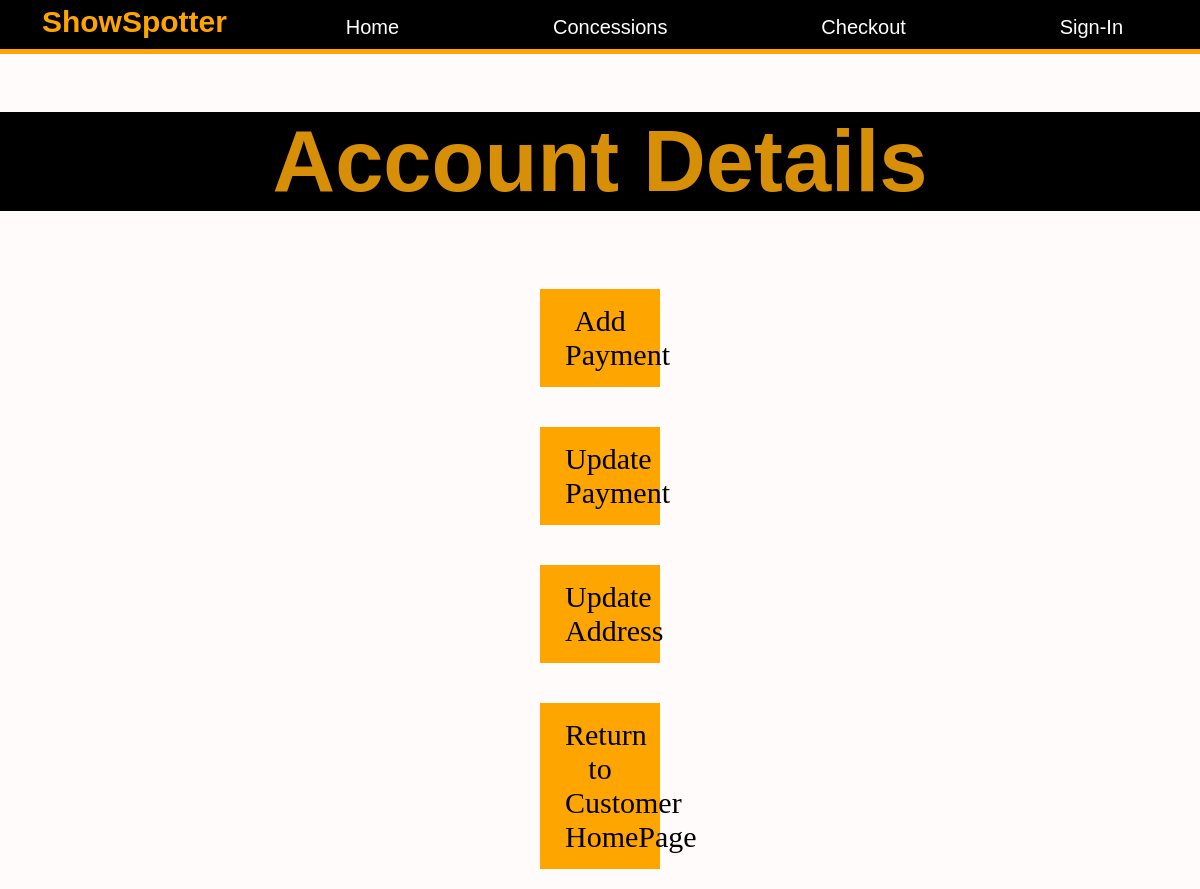
Before: /customerInfo.php with the older database file.
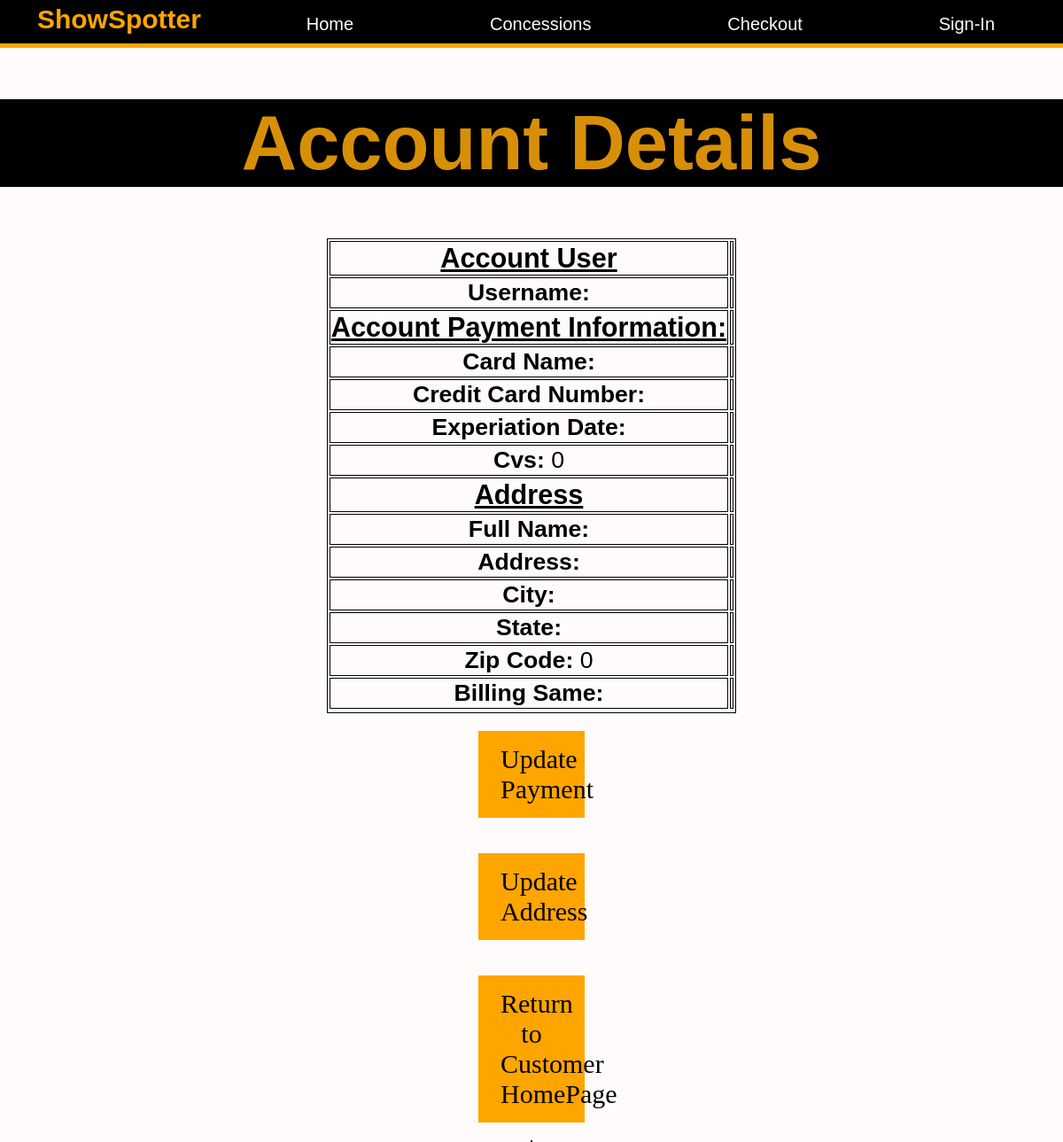
After: the same page with the newer database file.
### tables this page shows
CREATE TABLE `paymentinfo` (
  `username` varchar(20) DEFAULT NULL,
  `password` varchar(30) DEFAULT NULL,
  `cardName` varchar(50) NOT NULL,
  `creditNum` varchar(20) NOT NULL,
  `expDate` varchar(10) NOT NULL,
  `cvv` int(5) NOT NULL,
  `name` text NOT NULL,
  `address` varchar(40) NOT NULL,
  `city` text NOT NULL,
  `state` text NOT NULL,
  `zipCode` int(10) NOT NULL,
  `billSame` text NOT NULL
);

### databaseConnectBilling.php (called while the page is built, shortened)
<?php
    $user = $_SESSION['name'];
?>

### customerInfo.php (the view, shortened to what this page needs)
<!DOCTYPE html>
<html>
<head>
<link rel="stylesheet" href="Styles/customerInfo.css">
</head>
</head>
<body>
<?php
include("navbar.php");
include "databaseConnectBilling.php";
?>
<h1>Account Details</h1>
<?php
$sql = "SELECT username,cardName,creditNum,expDate,cvv,name,address,city,state,zipCode,billSame FROM paymentinfo WHERE username='$user'";
$queryNameResult = mysqli_query($conn, $sql);
if(mysqli_num_rows($queryNameResult)>0){
    echo "<table>";
    echo "<tr>";
    echo "<th>"."Account User"."<th>";
    if($row = mysqli_fetch_assoc($queryNameResult)){
        echo "<tr>";
        echo "<td>"."<b>Username:</b> ". $row["username"]."<td>"."<br>";
        echo "</tr>";
        echo "<tr>";
        echo "<th>"."Account Payment Information:"."<th>";
        echo "</tr>";
        echo "<tr>";
        echo "<td>"."<b>Card Name:</b> ". $row["cardName"]."<td>";
        echo "</tr>";
        echo "<tr>";
        echo "<td>"."<b>Credit Card Number:</b> ".$row["creditNum"]."<td>";
        echo "</tr>";
        echo "<tr>";
        echo "<td>"."<b>Experiation Date:</b> ".$row["expDate"]."<td>";
        echo "</tr>";
        echo "<tr>";
        echo "<td>"."<b>Cvs:</b> ".$row["cvv"]."<td>";
        echo "</tr>";
        echo "<tr>";
        echo "<th>"."<b>Address</b> "."<th>";
        echo "</tr>";
        echo "<tr>";
        echo "<td>"."<b>Full Name:</b> ".$row["name"]."<td>";
        echo "</tr>";
        echo "<tr>";
        echo "<td>"."<b>Address:</b> ".$row["address"]."<td>";
        echo "</tr>";
        echo "<tr>";
        echo "<td>"."<b>City:</b> ".$row["city"]."<td>";
        echo "</tr>";
        echo "<tr>";
        echo "<td>"."<b>State:</b> ". $row["state"]."<td>";
        echo "</tr>";
        echo "<tr>";
        echo "<td>"."<b>Zip Code:</b> ".$row["zipCode"]."<td>";
        echo "</tr>";
        echo "<tr>";
        echo "<td>"."<b>Billing Same:</b> ".$row["billSame"]."<td>";
        echo "</tr>";
        echo "<tr>";
}
echo "<table>";
}else{
    ?>
    <button value="New Pay" value="New Payment"
    onclick="window.location.href='newPayment.php'">Add Payment</button>
    <br>
       <?php
        }?>
<button onclick="passHide()">Update Payment</button>
<br>
<button onclick="passHideTwo()">Update Address</button>
<br>
<button value="Account Details" value="Customer Homepage"
    onclick="window.location.href='customer.php'">Return to Customer HomePage</button>
</body>
</html>

Changed rows visible on the page:
added paymentinfo: cvv "0", zipCode "0"
Other visible differences:
text no longer shown: "Add Payment"
text now shown: "Account User Username: Account Payment Information: Card Name: Credit Card Number: Experiation Date: Cvs: Address Full Name: Address: City: State: Zip Code: Billing Same:"
